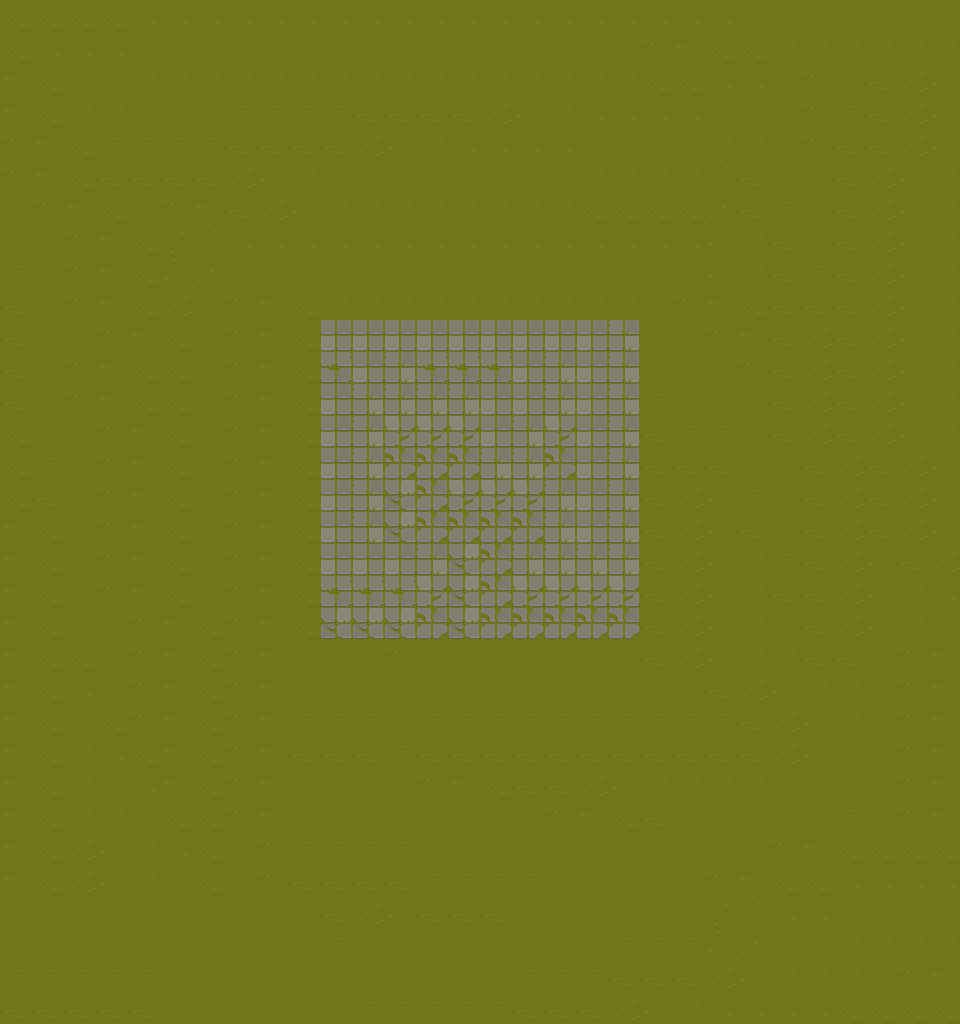

The image is a tile-based game level rendered from a .tmx file. Its description and source (layers, tilesets, objects; grid data summarised) follow:
An orthogonal 30x32 tile map with 32x32 px tiles, 1 tile layer (ground), 2 tilesets and 66 objects (49x spawning bonus).

<map version="1.10" tiledversion="1.11.2" orientation="orthogonal" renderorder="right-down" width="30" height="32" tilewidth="32" tileheight="32" infinite="0" nextlayerid="4" nextobjectid="68">
 <tileset firstgid="1" source="house_ground.tsx" />
 <tileset firstgid="65" source="objects_world.tsx" />
 <layer id="1" name="ground" width="30" height="32">
  <data>[960 cells, 960 non-empty, 22 distinct tile ids]</data>
 </layer>
 <objectgroup id="2" name="objects">
  <object id="1" gid="75" x="536" y="331" width="109" height="30" />
  <object id="2" gid="75" x="440" y="331.667" width="109" height="30" />
  <object id="3" gid="75" x="344" y="331" width="109" height="30" />
  <object id="4" gid="75" x="314.5" y="330.5" width="109" height="30" />
  <object id="5" gid="74" x="300.5" y="420.5" width="35" height="111" />
  <object id="6" gid="74" x="300" y="507.5" width="35" height="111" />
  <object id="7" gid="74" x="299.5" y="590.5" width="35" height="111" />
  <object id="8" gid="74" x="299" y="649" width="35" height="111" />
  <object id="9" gid="74" x="611.5" y="421.5" width="35" height="111" />
  <object id="10" gid="74" x="610.5" y="515.5" width="35" height="111" />
  <object id="11" gid="74" x="612" y="610" width="35" height="111" />
  <object id="12" gid="74" x="612" y="647.5" width="35" height="111" />
  <object id="14" gid="75" x="314.5" y="651" width="109" height="30" />
  <object id="15" gid="75" x="380.5" y="650.5" width="109" height="30" />
  <object id="16" gid="75" x="425.5" y="650.5" width="109" height="30" />
  <object id="17" gid="75" x="508" y="650.5" width="109" height="30" />
  <object id="18" gid="75" x="536" y="650.5" width="109" height="30" />
 </objectgroup>
 <objectgroup id="3" name="areas">
  <object id="19" name="spawning bonus" x="353.5" y="342">
   <point />
  </object>
  <object id="20" name="spawning bonus" x="402.5" y="353.5">
   <point />
  </object>
  <object id="21" name="spawning bonus" x="464.5" y="354.5">
   <point />
  </object>
  <object id="22" name="spawning bonus" x="529" y="348.5">
   <point />
  </object>
  <object id="24" name="spawning bonus" x="570.5" y="353.5">
   <point />
  </object>
  <object id="25" name="spawning bonus" x="591.5" y="390">
   <point />
  </object>
  <object id="26" name="spawning bonus" x="527.5" y="401">
   <point />
  </object>
  <object id="27" name="spawning bonus" x="588.5" y="445.5">
   <point />
  </object>
  <object id="28" name="spawning bonus" x="489.5" y="431.5">
   <point />
  </object>
  <object id="29" name="spawning bonus" x="536" y="422.5">
   <point />
  </object>
  <object id="30" name="spawning bonus" x="430" y="393">
   <point />
  </object>
  <object id="31" name="spawning bonus" x="384.5" y="435">
   <point />
  </object>
  <object id="32" name="spawning bonus" x="364" y="393">
   <point />
  </object>
  <object id="33" name="spawning bonus" x="445" y="437">
   <point />
  </object>
  <object id="34" name="spawning bonus" x="366.5" y="548.5">
   <point />
  </object>
  <object id="35" name="spawning bonus" x="379" y="484.5">
   <point />
  </object>
  <object id="36" name="spawning bonus" x="405" y="496.5">
   <point />
  </object>
  <object id="37" name="spawning bonus" x="439" y="531.5">
   <point />
  </object>
  <object id="38" name="spawning bonus" x="499" y="480.5">
   <point />
  </object>
  <object id="39" name="spawning bonus" x="426.5" y="470">
   <point />
  </object>
  <object id="40" name="spawning bonus" x="574" y="517.5">
   <point />
  </object>
  <object id="41" name="spawning bonus" x="536.5" y="465.5">
   <point />
  </object>
  <object id="42" name="spawning bonus" x="524.5" y="507">
   <point />
  </object>
  <object id="43" name="spawning bonus" x="462" y="530">
   <point />
  </object>
  <object id="44" name="spawning bonus" x="527" y="584">
   <point />
  </object>
  <object id="45" name="spawning bonus" x="584.5" y="576.5">
   <point />
  </object>
  <object id="46" name="spawning bonus" x="520.5" y="543">
   <point />
  </object>
  <object id="47" name="spawning bonus" x="424" y="586">
   <point />
  </object>
  <object id="48" name="spawning bonus" x="345.5" y="594">
   <point />
  </object>
  <object id="49" name="spawning bonus" x="395.5" y="542.5">
   <point />
  </object>
  <object id="50" name="spawning bonus" x="469.5" y="559">
   <point />
  </object>
  <object id="51" name="spawning bonus" x="490.5" y="583">
   <point />
  </object>
  <object id="52" name="spawning bonus" x="564" y="604.5">
   <point />
  </object>
  <object id="53" name="spawning bonus" x="551.5" y="540">
   <point />
  </object>
  <object id="54" name="spawning bonus" x="584" y="465">
   <point />
  </object>
  <object id="55" name="spawning bonus" x="547.5" y="420">
   <point />
  </object>
  <object id="56" name="spawning bonus" x="556.5" y="384.5">
   <point />
  </object>
  <object id="57" name="spawning bonus" x="431" y="384">
   <point />
  </object>
  <object id="58" name="spawning bonus" x="457" y="386.5">
   <point />
  </object>
  <object id="59" name="spawning bonus" x="415.5" y="418">
   <point />
  </object>
  <object id="60" name="spawning bonus" x="358" y="489">
   <point />
  </object>
  <object id="61" name="spawning bonus" x="413" y="544.5">
   <point />
  </object>
  <object id="62" name="spawning bonus" x="394.5" y="594.5">
   <point />
  </object>
  <object id="63" name="spawning bonus" x="484.5" y="597">
   <point />
  </object>
  <object id="64" name="spawning bonus" x="600" y="524.5">
   <point />
  </object>
  <object id="65" name="spawning bonus" x="587" y="492">
   <point />
  </object>
  <object id="66" name="spawning bonus" x="550" y="481">
   <point />
  </object>
  <object id="67" name="spawning bonus" x="571" y="401">
   <point />
  </object>
  <object id="23" name="spawning bonus" x="615.5" y="345">
   <point />
  </object>
 </objectgroup>
</map>
